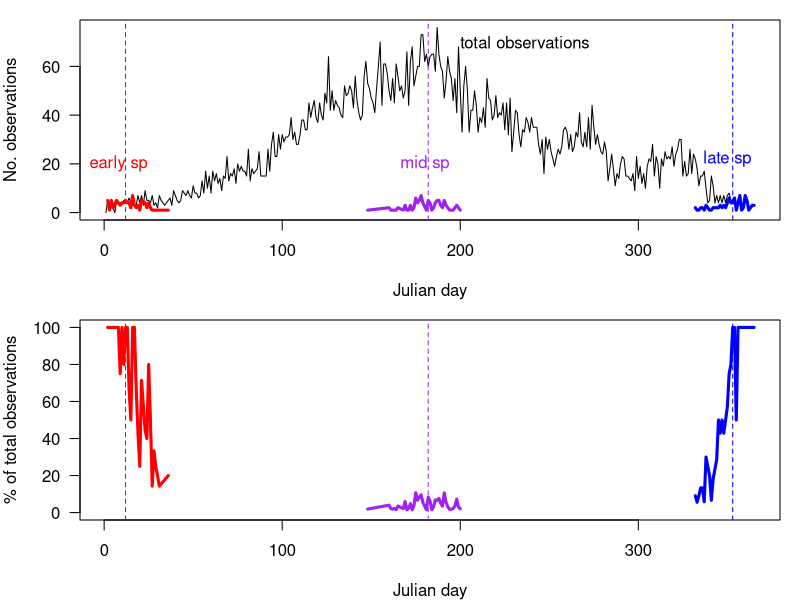

Write the R code that produced this figure.
library(dplyr)

# Ideal number of species
Stot = 101

# Generate peak dates for every species, with more peaks mid-year
set.seed(14)
peaks = round(rnorm(Stot, mean = 183, sd = 80))
peaks = peaks[order(peaks)]
# Eliminate peak dates that are too early or late to be meaningful
peaks = peaks[peaks > 5 & peaks < 360]

# Realized number of species with reasonable peak dates
S = length(peaks)

# Assume all species are observed some fixed number of times
nRecsPerSpecies = 100


# Generate data frame of Julian day occurrences by drawing from
# normal distribution around each species' peak date
df = data.frame(jd = 1:365)
for (i in 1:S) {
  
  occs = data.frame(jd = round(rnorm(nRecsPerSpecies, peaks[i], 10))) %>% 
    count(jd)
  
  df = left_join(df, occs, by = 'jd') %>%
    mutate(n = ifelse(is.na(n), 0, n)) %>%
    rename(!!(paste('sp',i, sep = '')) := n)

}

# Sum of all observations on a given Julian day
df$totobs = rowSums(df[,2:ncol(df)])

pdf('figs/correcting_by_tot_obs.pdf', height = )
par(mfrow = c(2, 1), mar = c(4, 4, 1, 1), mgp = c(3, 1, 0))
plot(df$jd, df$totobs, xlab = "Julian day", ylab = "No. observations", type = 'l', las = 1)
points(df$jd[df$sp1 > 0], df$sp1[df$sp1 > 0], type = 'l', col = 'red', lwd = 3)
points(df$jd[df[, round(1+S/2)] > 0], df[, round(1+S/2)][df[, round(1+S/2)] > 0], type = 'l', col = 'purple', lwd = 3)
points(df$jd[df[, S + 1] > 0], df[, S + 1][df[, S + 1] > 0], type = 'l', col = 'blue', lwd = 3)
abline(v = peaks[c(1, round(S/2), S)], col = c('red', 'purple', 'blue'), lty = 'dashed')
text(200, 70, "total observations", adj = 0)
text(8, 20, "early sp", col = 'red')
text(350, 22, "late sp", col = 'blue')
text(180, 20, "mid sp", col = 'purple')

plot(df$jd[df$sp1 > 0], 100*(df$sp1/df$totobs)[df$sp1 > 0], xlab = "Julian day", ylab = "% of total observations", 
     type = 'l', col = 'red', xlim = c(1, 365), ylim = c(0, 100), lwd = 3, las = 1)
points(df$jd[df[, round(1+S/2)] > 0], 100*(df[, round(1+S/2)]/df$totobs)[df[, round(1+S/2)] > 0], type = 'l', col = 'purple', lwd = 3)
points(df$jd[df[, S + 1] > 0], 100*(df[, S + 1]/df$totobs)[df[, S + 1] > 0], type = 'l', col = 'blue', lwd = 3)
abline(v = peaks[c(1, round(S/2), S)], col = c('red', 'purple', 'blue'), lty = 'dashed')
